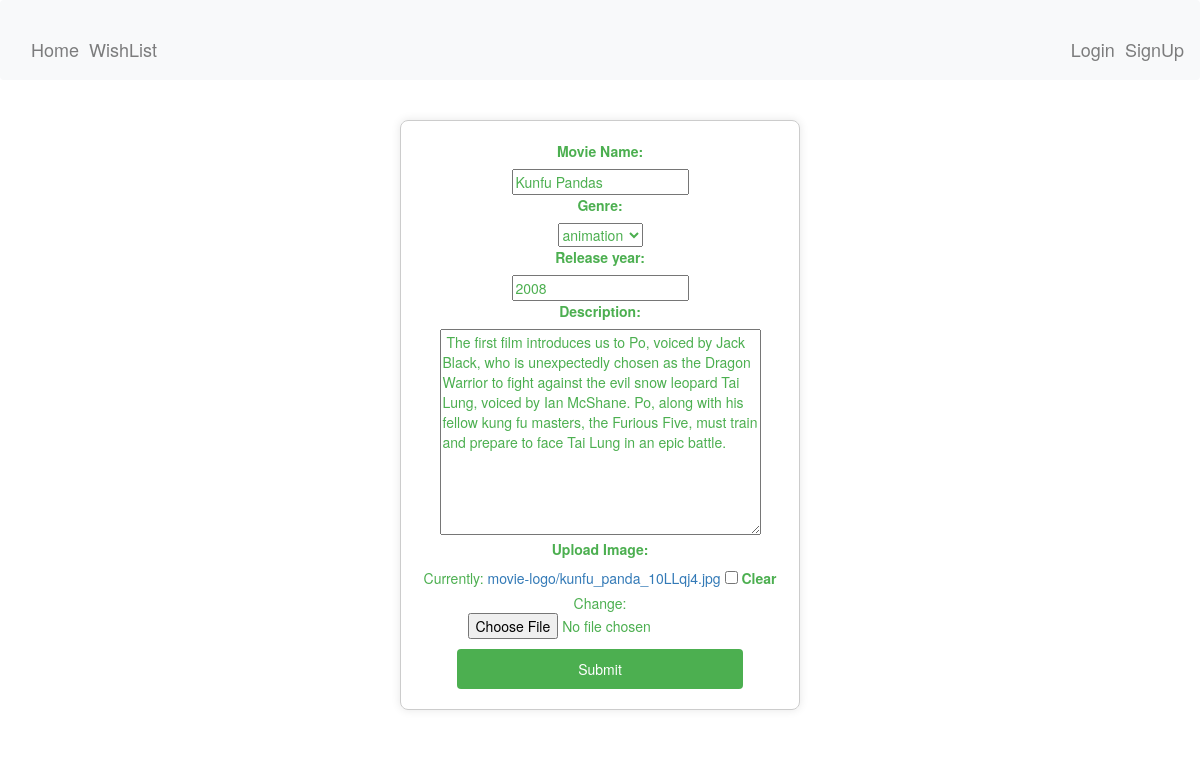
Page /update/11 on the committed database.
### movie/models.py (models this page shows, shortened)
class Movie(models.Model):
    title = models.CharField(max_length=200)
    slug = models.SlugField(max_length=255, unique=True)
    genre = models.ForeignKey(Genre, on_delete=models.CASCADE)
    movie_logo = models.ImageField(upload_to='movie-logo', blank=True)
    description = models.TextField(blank=True)
    year = models.IntegerField()
    user = models.ForeignKey(User, on_delete=models.CASCADE)
    class Meta:
        ordering = ('title',)
        verbose_name = 'movie'
        verbose_name_plural = 'movies'

### movie/views.py (the view)
# urls.py: path('update/<int:movie_id>',views.updateMovie,name='updateMovie'),
def updateMovie(request, movie_id):
    movie = get_object_or_404(Movie, id=movie_id)
    if request.method == 'POST':
        form = MovieForm(request.POST, request.FILES, instance=movie)
        if form.is_valid():
            form.save()
            return redirect('contribution')  # Assuming 'contribution' is the name of the view
    else:
        form = MovieForm(instance=movie)
    return render(request, 'update.html', {'form': form})

### movie/forms.py
class MovieForm(forms.ModelForm):
    class Meta:
        model = Movie
        fields = ['title','genre', 'description','year', 'movie_logo']

### movie/models.py (called while the page is built)
    def __str__(self):
        return self.name

### templates/update.html (shortened to what this page needs)
{% extends 'base.html' %}
{% block body %}
  <center>
    <br />
    <form method="POST" enctype="multipart/form-data" style="max-width: 400px; padding: 20px; border: 1px solid #ccc; border-radius: 8px; box-shadow: 0 0 10px rgba(0, 0, 0, 0.1);">
      <label for="{{ form.title.id_for_label }}" value="{{.title}}" style="display: block; width: 80%; margin-bottom: 8px;">Movie Name:</label>
      {{ form.title }}
      <label for="{{ form.genre.id_for_label }}" style="display: block; width: 80%; margin-bottom: 8px;">Genre:</label>
      {{ form.genre }}
      <label for="{{ form.year.id_for_label }}" style="display: block; width: 80%; margin-bottom: 8px;">Release year:</label>
      {{ form.year }}
      <label for="{{ form.description.id_for_label }}" style="display: block; width: 80%; margin-bottom: 8px;">Description:</label>
      {{ form.description }}
      <label for="{{ form.movie_logo.id_for_label }}" style="display: block; margin-bottom: 8px;">Upload Image:</label>
        {{ form.movie_logo }}
      <input type="submit" style="background-color: #4CAF50; color: white; width: 80%; padding: 10px 20px; border: none; border-radius: 4px; cursor: pointer; margin-top: 10px;" />
  </form>
  </center>
{% endblock %}

### static/css/base.css (style rules this page uses)
* { margin: 0; }
html, body { height: 100%; }

### rows in the picture
Movie: title "Kunfu Pandas", genre "animation", year "2008", description "The first film introduces us to Po, voiced by Jack Black, who is unexpectedly chosen as the Dragon Warrior to fight against the evil snow leopard Tai Lung, voiced by Ian McShane. Po, along with his fellow kung fu masters, the Furious Five, must train and prepare to face Tai Lung in an epic battle."
